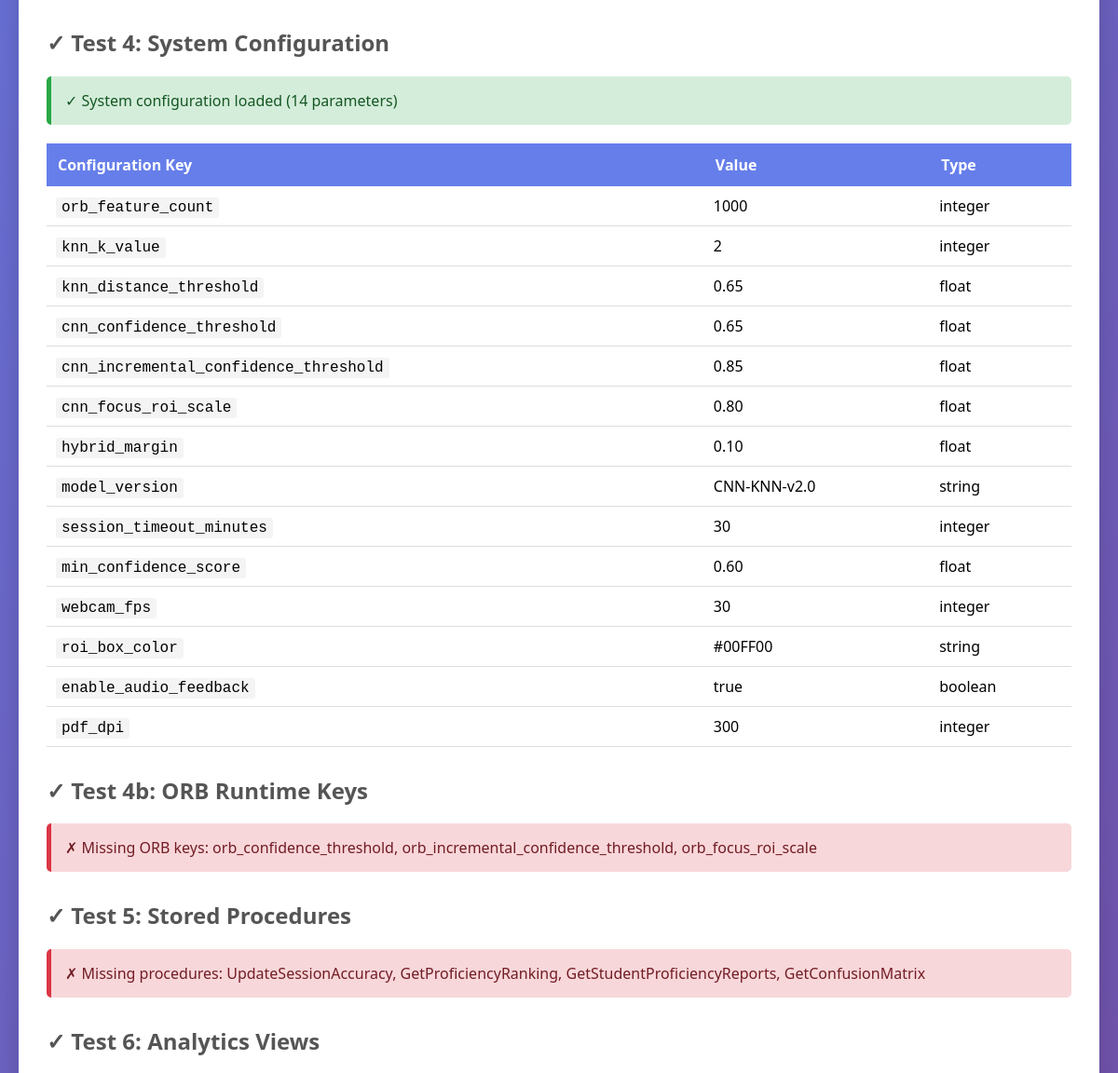
The page /database/verify_database.php (middle part) on the database as committed earlier.
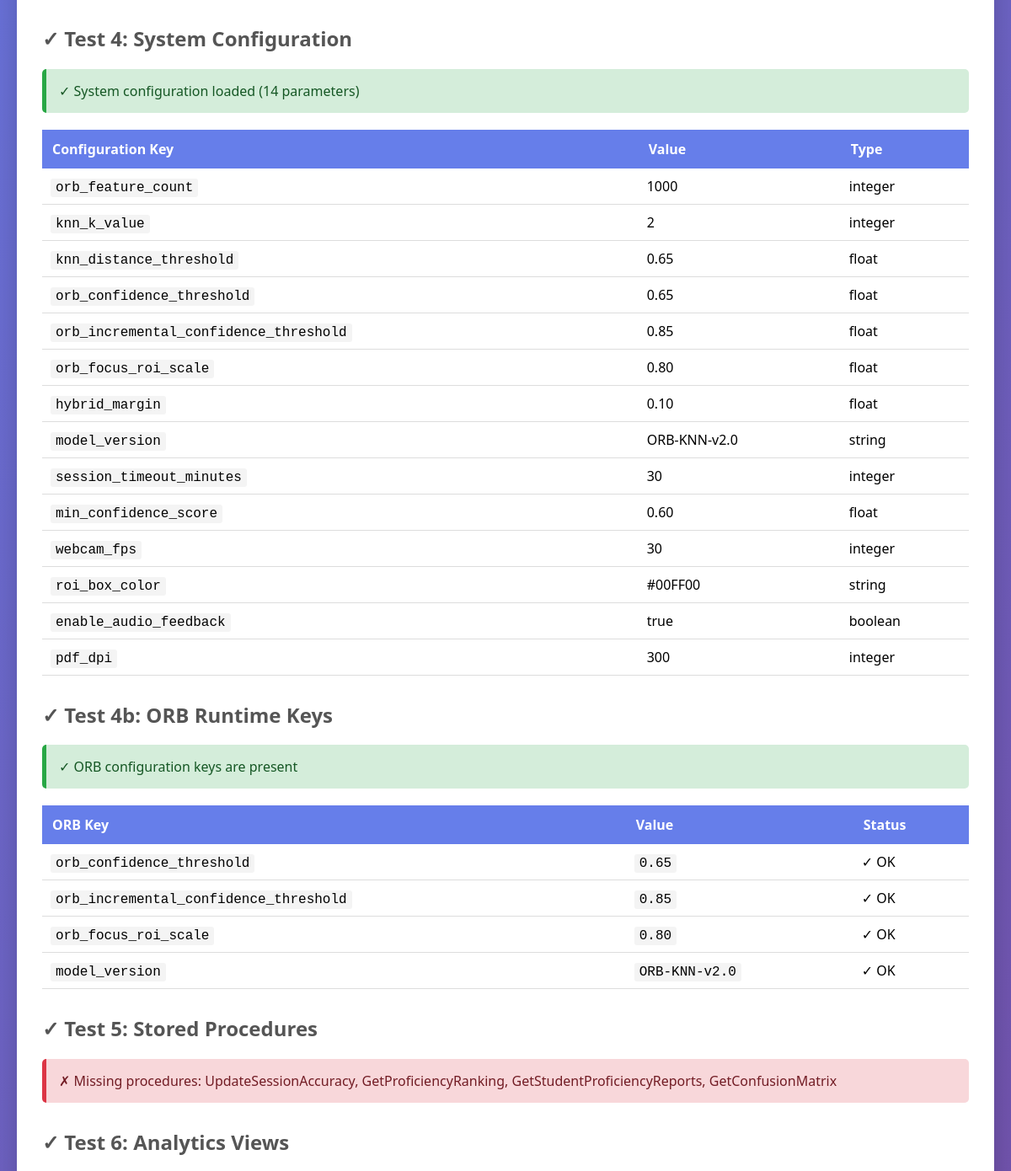
The same page on the database as committed later.
### tables this page shows
CREATE TABLE TBL_SYSTEM_CONFIG (
    config_id INT AUTO_INCREMENT PRIMARY KEY,
    config_key VARCHAR(100) NOT NULL UNIQUE,
    config_value TEXT NOT NULL,
    value_type ENUM('string', 'integer', 'float', 'boolean', 'json') DEFAULT 'string',
    description TEXT,
    is_editable TINYINT(1) DEFAULT 1 COMMENT 'Whether admin can modify',
    last_modified TIMESTAMP DEFAULT CURRENT_TIMESTAMP ON UPDATE CURRENT_TIMESTAMP,
    modified_by INT COMMENT 'Admin who last modified',
    FOREIGN KEY (modified_by) REFERENCES TBL_ADMIN(admin_id) ON DELETE SET NULL ON UPDATE CASCADE,
    INDEX idx_key (config_key)
);

### database/verify_database.php (the view, shortened to what this page needs)
<!DOCTYPE html>
<html lang="en">
<head>
</head>
<body>
    <div class="container">
<?php
try {
    $conn = new mysqli(DB_SERVER, DB_USERNAME, DB_PASSWORD, DB_DATABASE);
    $conn->set_charset("utf8mb4");
} catch (Exception $e) {
    echo '<div class="error">✗ Connection failed: ' . htmlspecialchars($e->getMessage()) . '</div>';
    echo '<div class="warning">Make sure XAMPP MySQL is running and the database has been imported.</div>';
    exit;
}
echo "<h2>✓ Test 4: System Configuration</h2>";
$config_result = $conn->query("SELECT config_key, config_value, value_type FROM TBL_SYSTEM_CONFIG");
if ($config_result->num_rows > 0) {
    echo '<div class="success">✓ System configuration loaded (' . $config_result->num_rows . ' parameters)</div>';
    echo '<table>';
    echo '<tr><th>Configuration Key</th><th>Value</th><th>Type</th></tr>';
    while ($config = $config_result->fetch_assoc()) {
        echo "<tr><td><code>{$config['config_key']}</code></td><td>{$config['config_value']}</td><td>{$config['value_type']}</td></tr>";
    }
    echo '</table>';
} else {
    echo '<div class="error">✗ No system configuration found</div>';
}
echo "<h2>✓ Test 4b: ORB Runtime Keys</h2>";
$required_orb_keys = [
    'orb_confidence_threshold',
    'orb_incremental_confidence_threshold',
    'orb_focus_roi_scale',
    'model_version'
];
$orb_key_rows = [];
$orb_result = $conn->query(
    "SELECT config_key, config_value FROM TBL_SYSTEM_CONFIG WHERE config_key IN ('orb_confidence_threshold', 'orb_incremental_confidence_threshold', 'orb_focus_roi_scale', 'model_version')"
);
while ($row = $orb_result->fetch_assoc()) {
    $orb_key_rows[$row['config_key']] = $row['config_value'];
}
$missing_orb_keys = array_diff($required_orb_keys, array_keys($orb_key_rows));
if (empty($missing_orb_keys)) {
    echo '<div class="success">✓ ORB configuration keys are present</div>';
    echo '<table>';
    echo '<tr><th>ORB Key</th><th>Value</th><th>Status</th></tr>';
    foreach ($required_orb_keys as $key) {
        $value = isset($orb_key_rows[$key]) ? $orb_key_rows[$key] : '';
        echo "<tr><td><code>$key</code></td><td><code>$value</code></td><td>✓ OK</td></tr>";
    }
    echo '</table>';
} else {
    echo '<div class="error">✗ Missing ORB keys: ' . implode(', ', $missing_orb_keys) . '</div>';
}
echo "<h2>✓ Test 5: Stored Procedures</h2>";
$procedures = ['UpdateSessionAccuracy', 'GetProficiencyRanking', 'GetStudentProficiencyReports', 'GetConfusionMatrix'];
$procs_found = [];
$missing_procs = array_diff($procedures, $procs_found);
if (empty($missing_procs)) {
    echo '<div class="success">✓ All ' . count($procedures) . ' stored procedures exist</div>';
    echo '<ul>';
    foreach ($procedures as $proc) {
        echo "<li><code>$proc</code></li>";
    }
    echo '</ul>';
} else {
    echo '<div class="error">✗ Missing procedures: ' . implode(', ', $missing_procs) . '</div>';
}
echo "<h2>✓ Test 6: Analytics Views</h2>";
?>
    </div>
</body>
</html>

### database/verify_database.php (style rules this page uses)
body { font-family: 'Segoe UI', Tahoma, Geneva, Verdana, sans-serif; max-width: 1200px; margin: 50px auto; padding: 20px; background: linear-gradient(135deg, #667eea 0%, #764ba2 100%); }
.container { background: white; padding: 30px; border-radius: 10px; box-shadow: 0 10px 40px rgba(0,0,0,0.2); }
h2 { color: #555; margin-top: 30px; }
.success { background: #d4edda; color: #155724; padding: 15px; border-left: 5px solid #28a745; margin: 10px 0; border-radius: 5px; }
.error { background: #f8d7da; color: #721c24; padding: 15px; border-left: 5px solid #dc3545; margin: 10px 0; border-radius: 5px; }
table { width: 100%; border-collapse: collapse; margin: 20px 0; }
th { background: #667eea; color: white; padding: 12px; text-align: left; }
td { padding: 10px; border-bottom: 1px solid #ddd; }
code { background: #f4f4f4; padding: 2px 6px; border-radius: 3px; font-family: 'Courier New', monospace; }

Rows that differ between the two databases and show on the page:
changed tbl_system_config: config_key "cnn_confidence_threshold" → "orb_confidence_threshold"
changed tbl_system_config: config_key "cnn_incremental_confidence_threshold" → "orb_incremental_confidence_threshold"
changed tbl_system_config: config_key "cnn_focus_roi_scale" → "orb_focus_roi_scale"
changed tbl_system_config "model_version": config_value "CNN-KNN-v2.0" → "ORB-KNN-v2.0"
Other text that changed with them:
implode(', ', $missing_orb_keys): "orb_confidence_threshold, orb_incremental_confidence_threshold, orb_focus_roi_scale" → (not shown)
text no longer shown: "✗ Missing ORB keys:"
text now shown: "✓ ORB configuration keys are present ORB Key Value Status"
new list line: "orb_confidence_threshold 0.65 ✓ OK"
new list line: "orb_incremental_confidence_threshold 0.85 ✓ OK"
new list line: "orb_focus_roi_scale 0.80 ✓ OK"
new list line: "model_version ORB-KNN-v2.0 ✓ OK"
